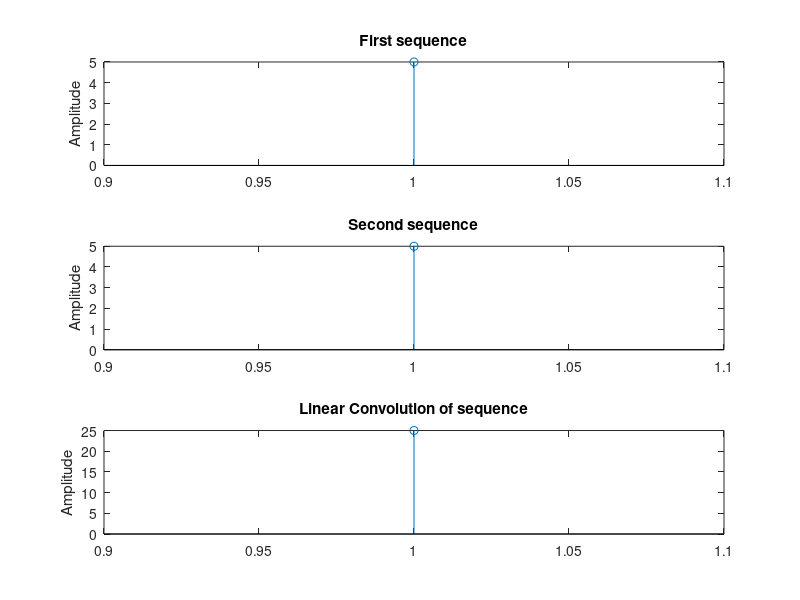

Write MATLAB code to recreate this figure.
clc
clear

x = input('Enter the first sequence: ');
subplot(311);
stem(x);
ylabel("Amplitude");
title("First sequence");

y = input('Enter the second sequence: ');
subplot(312);
stem(y);
ylabel("Amplitude");
title("Second sequence");

result = conv(x, y);
disp("Output of the Linear Convolution is: ");
disp(result);
subplot(313);
stem(result);
ylabel("Amplitude");
title("Linear Convolution of sequence");